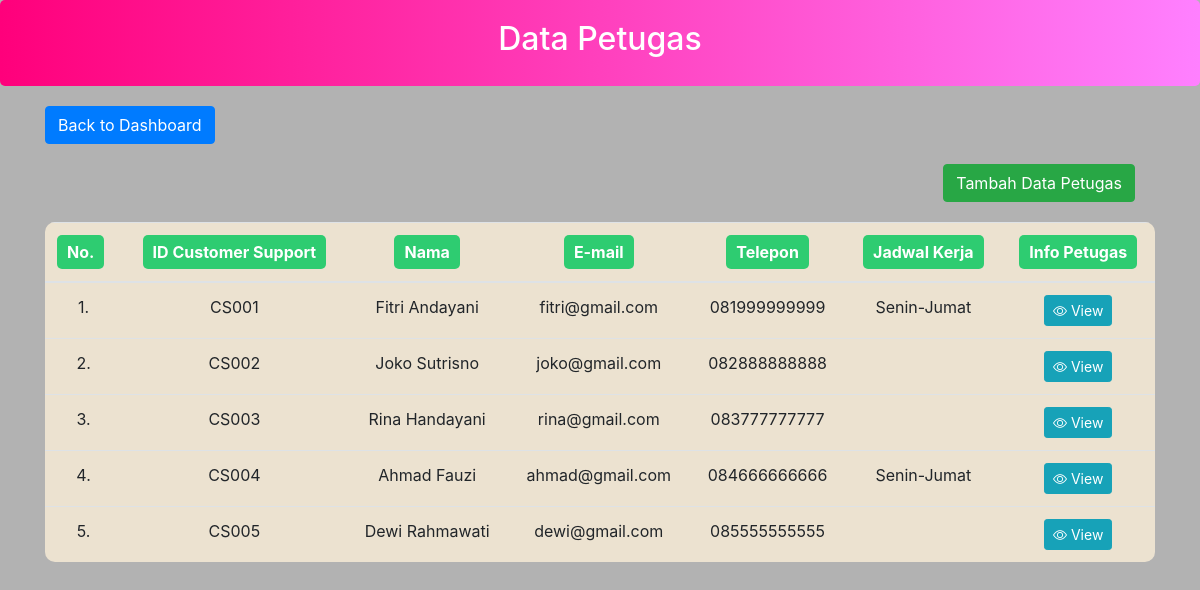
Page /LDsupport/customersupport/index.php on the committed database.
### tables this page shows
CREATE TABLE `customer_support` (
  `id_cs` varchar(20) NOT NULL,
  `nama_agen` varchar(100) DEFAULT NULL,
  `no_telepon` varchar(15) DEFAULT NULL,
  `email` varchar(100) DEFAULT NULL,
  `jadwal_kerja` enum('Senin-Jumat','Sabtu-Minggu','Shift') DEFAULT NULL
);

### LDsupport/customersupport/index.php (the view, shortened to what this page needs)
<!DOCTYPE html>
<html>
<head>
    <link rel="stylesheet" href="../../bootstrap/css/bootstrap.min.css">
    <link rel="stylesheet" href="https://cdn.jsdelivr.net/npm/bootstrap-icons@1.9.1/font/bootstrap-icons.css">
</head>
<body>
    <div class="header-gradient">
        <h2>Data Petugas</h2>
    </div>
    <div class="container">
        <div class="back-btn">
                    <a href="../dashboard.php" class="btn btn-primary">Back to Dashboard</a>
                </div>
        <button
            type="button"
            class="btn btn-success float-right"
            style="margin: 20px"
            onclick="location.href='create.php'"
        >
            Tambah Data Petugas
        </button>
        <?php
        require 'koneksi.php';
        $sort_column = isset($_GET['sort_column']) ? $_GET['sort_column'] : 'id_cs';
        $sort_order = isset($_GET['sort_order']) ? $_GET['sort_order'] : 'ASC';
        $new_sort_order = ($sort_order == 'ASC') ? 'DESC' : 'ASC';
        $query = "SELECT * FROM customer_support ORDER BY $sort_column $sort_order";
        $hasil = mysqli_query($conn, $query);
        ?>
        <table class="table table-hover">
            <thead>
                <tr>
                    <th scope="col" style="color: white;">
                        <a class="judultabel">No.</a>
                    </th>
                    <th scope="col" style="text-align: center;">
                        <a href="?sort_column=id_cs&sort_order=<?php echo $new_sort_order; ?>" class="sort-link">ID Customer Support</a>
                    </th>
                    <th scope="col" style="text-align: center;">
                        <a href="?sort_column=nama_agen&sort_order=<?php echo $new_sort_order; ?>" class="sort-link">Nama</a>
                    </th>
                    <th scope="col" style="text-align: center;">
                        <a href="?sort_column=email&sort_order=<?php echo $new_sort_order; ?>" class="sort-link">E-mail</a>
                    </th>
                    <th scope="col" style="text-align: center;">
                        <a href="?sort_column=no_telepon&sort_order=<?php echo $new_sort_order; ?>" class="sort-link">Telepon</a>
                    </th>
                    <th scope="col" style="text-align: center;">
                        <a href="?sort_column=jadwal_kerja&sort_order=<?php echo $new_sort_order; ?>" class="sort-link">Jadwal Kerja</a>
                    </th>
                    <th scope="col" style="text-align: center; color: white;">
                        <a class="judultabel">Info Petugas</a>
                    </th>
                </tr>
            </thead>
            <tbody>
                <?php
                $no = 1;
                while ($data = mysqli_fetch_array($hasil)) {
                    echo "<tr>";
                    echo "<td style='text-align: center;'>" . $no . ".</td>";
                    echo "<td style='text-align: center;'>" . $data['id_cs'] . "</td>";
                    echo "<td style='text-align: center;'>" . $data['nama_agen'] . "</td>";
                    echo "<td style='text-align: center;'>" . $data['email'] . "</td>";
                    echo "<td style='text-align: center;'>" . $data['no_telepon'] . "</td>";
                    echo "<td style='text-align: center;'>" . $data['jadwal_kerja'] . "</td>";
                    echo "<td style='text-align: center;'>
                            <a href='view.php?id_cs=" . $data['id_cs'] . "' class='btn btn-info btn-sm' title='view'>
                                <i class='bi bi-eye'></i> View
                            </a>
                          </td>";
                    echo "</tr>";
                    $no++;
                }
                ?>
            </tbody>
        </table>
    </div>
</body>
</html>

### LDsupport/customersupport/index.php (style rules this page uses)
body { background: linear-gradient(rgba(0, 0, 0, 0.3), rgba(0, 0, 0, 0.3)), url('../images/sekretaris.png'); background-size: cover; background-position: center; background-attachment: fixed; color: white; height: 100vh; margin: 0; display: flex; flex-direction: column; }
.header-gradient { background: linear-gradient(90deg, #ff007b, #ff80ff); color: white; padding: 20px; margin-bottom: 20px; border-radius: 5px; text-align: center; }
table { background-color: #ECE2D0; border-collapse: collapse; border-radius: 10px; overflow: hidden; }
.judultabel { color: white; background-color: #2ecc71; padding: 5px 10px; border-radius: 5px; text-decoration: none; display: inline-block; text-align: center; }
.sort-link { color: white; background-color: #2ecc71; padding: 5px 10px; border-radius: 5px; text-decoration: none; display: inline-block; text-align: center; }

### rows in the picture
customer_support: id_cs "CS001", nama_agen "Fitri Andayani", email "fitri@gmail.com", no_telepon "081999999999", jadwal_kerja "Senin-Jumat"
customer_support: id_cs "CS002", nama_agen "Joko Sutrisno", email "joko@gmail.com", no_telepon "082888888888"
customer_support: id_cs "CS003", nama_agen "Rina Handayani", email "rina@gmail.com", no_telepon "083777777777"
customer_support: id_cs "CS004", nama_agen "Ahmad Fauzi", email "ahmad@gmail.com", no_telepon "084666666666", jadwal_kerja "Senin-Jumat"
customer_support: id_cs "CS005", nama_agen "Dewi Rahmawati", email "dewi@gmail.com", no_telepon "085555555555"
